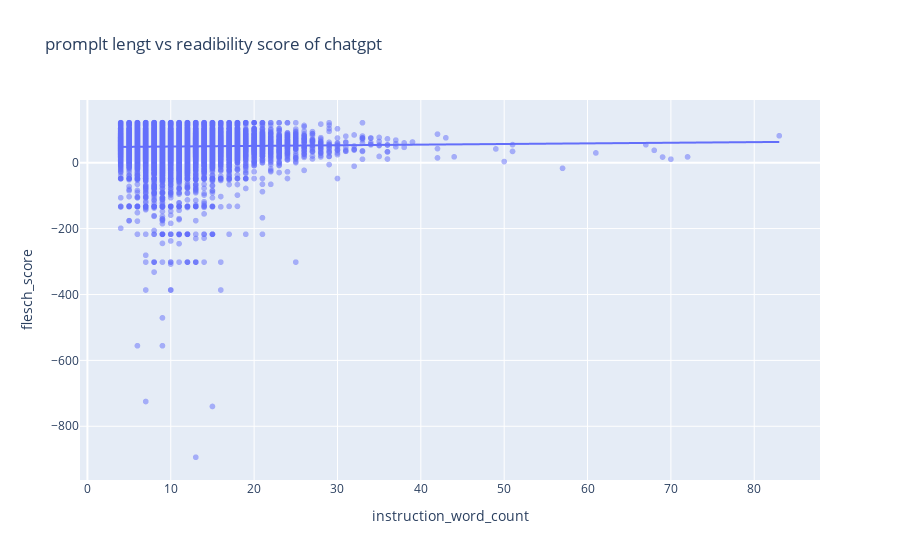

Here is the notebook cell this chart was saved with:
### Code cell
px.scatter(df, x='instruction_word_count',y='flesch_score',
           title ="promplt lengt vs readibility score of chatgpt",
          opacity=0.5,
          trendline="ols")

### Figure 1 — Plotly figure (JSON) as saved in the notebook; plotly's stock layout.template omitted (floating-point values rounded to 4 significant figures; data arrays with more than 128 entries replaced by an {"elided": "..."} marker saying what was removed)
{"data": [{"hovertemplate": "instruction_word_count=%{x}<br>flesch_score=%{y}<extra></extra>", "legendgroup": "", "marker": {"color": "#636efa", "opacity": 0.5, "symbol": "circle"}, "mode": "markers", "name": "", "showlegend": false, "type": "scattergl", "x": {"elided": "52002 int values"}, "xaxis": "x", "y": {"elided": "52002 float values"}, "yaxis": "y"}, {"hovertemplate": "<b>OLS trendline</b><br>flesch_score = 0.190794 * instruction_word_count + 47.1641<br>R<sup>2</sup>=0.000465<br><br>instruction_word_count=%{x}<br>flesch_score=%{y} <b>(trend)</b><extra></extra>", "legendgroup": "", "marker": {"color": "#636efa", "symbol": "circle"}, "mode": "lines", "name": "", "showlegend": false, "type": "scattergl", "x": {"elided": "52002 int values"}, "xaxis": "x", "y": {"elided": "52002 float values"}, "yaxis": "y"}], "layout": {"legend": {"tracegroupgap": 0}, "title": {"text": "promplt lengt vs readibility score of chatgpt"}, "xaxis": {"anchor": "y", "domain": [0, 1], "title": {"text": "instruction_word_count"}}, "yaxis": {"anchor": "x", "domain": [0, 1], "title": {"text": "flesch_score"}}}}
